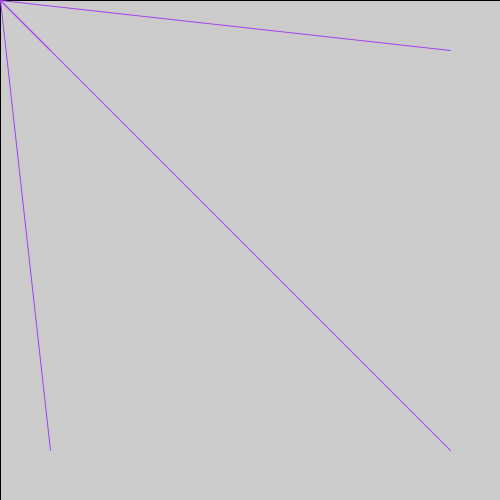
Frame 1 (no input)
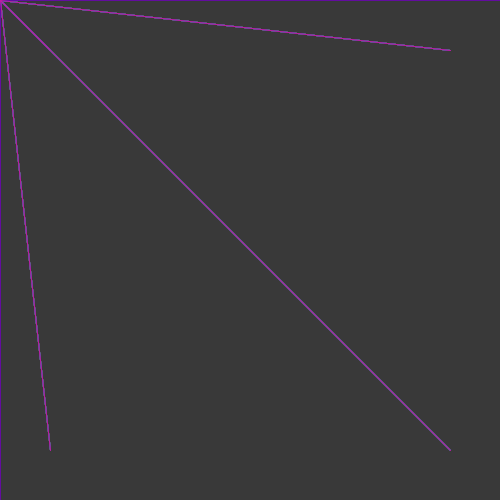
Frame 60 (the mouse pressed at the canvas centre just before this capture)
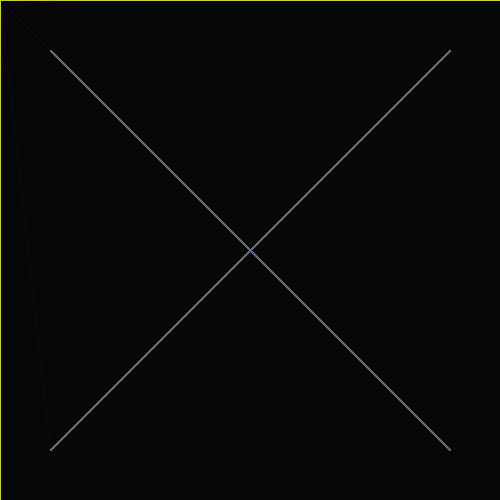
Frame 120 (the mouse held since frame 60 and released just before this capture)

The Processing sketch that drew these frames (run headless with seeded random() and noise(); from frame 60 on, the mouse is pressed at the canvas centre):

// Processing sketch: processing_117997
// ── processing_117997.pde

float i= 0;
void setup(){
  size(500,500);
  smooth();
}

void draw(){
  
  noCursor();
  fill(0,i);
  rect(0,0,width, height);
  stroke(random(255),random(255),random(255));
  line(mouseX, mouseY, 450,450);
  line(mouseX, mouseY, 50,50);
  line(mouseY,mouseX,50,450);
  line(mouseY,mouseX,450,50);
  if(i<20){
  i=i+0.2;
  }
  else i=0;
println(i);
}
